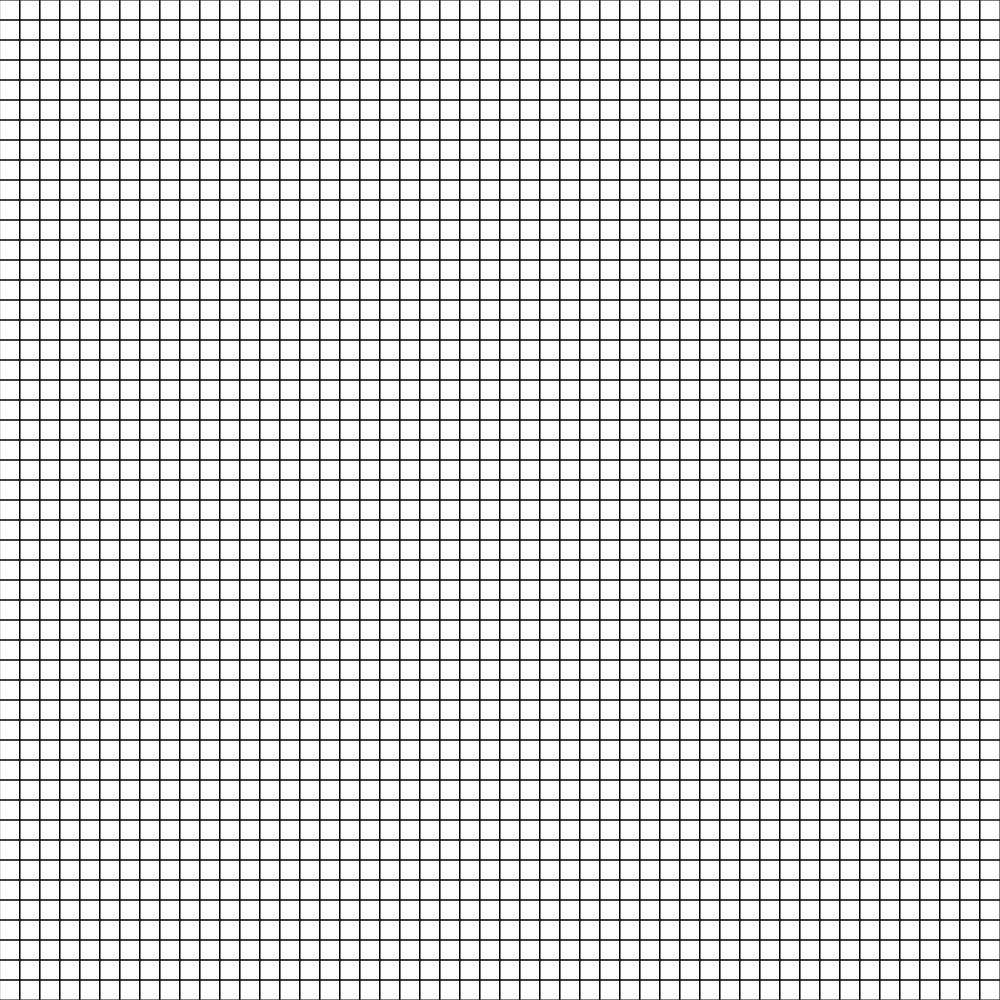
Frame 1 (no input)
Frame 60 (no input): identical to frame 1, image omitted
Frame 120 (the mouse pressed at the canvas centre since frame 60): identical to frame 1, image omitted

The p5.js sketch that drew this single still picture (run headless with seeded random() and noise() and a simulated clock; from frame 60 on, the mouse is pressed at the canvas centre):

// p5.js sketch
// ── sketch.js

let state = "game screen";
let grid, cols, rows;
let w = 20;

let totalMines = 100;


class Cell {
  constructor(i, j, w) {
    this.i = i;
    this.j = j;
    this.x = i * w;
    this.y = j * w;
    this.w = w;
    this.neighbourCount = 0;

    this.mine = false;
    this.revealed = false;
  }
  show() {
    stroke(0);
    noFill();
    square(this.x, this.y, this.w);

    if (this.revealed) {

      if (this.mine) {
        fill(0);
        circle(this.x + this.w / 2, this.y + this.w / 2, this.w / 2);
      }

      else {
        fill(137);
        square(this.x, this.y, this.w);

        if (this.neighbourCount > 0) {
          textAlign(CENTER);
          fill(0);
          text(this.neighbourCount, this.x + this.w / 2, this.y + this.w / 2 + 4);

        }
      }
    }
  }
  cellContains(x, y) {
    return x > this.x && x < this.x + this.w && y > this.y && y < this.y + this.w;
  }
  reveal() {
    this.revealed = true;
    if (this.neighbourCount === 0) {
      // flood fill
      this.floodFill();
    }
  }
  floodFill() {
    for (let yOffset = -1; yOffset <= 1; yOffset++) {
      for (let xOffset = -1; xOffset <= 1; xOffset++) {
        let y = this.i + yOffset;
        let x = this.j + xOffset;
        if (y > -1 && y < rows && x > -1 && x < cols) {
          let neighbour = grid[y][x];
          if (!neighbour.mine && !neighbour.revealed) {
            neighbour.reveal();
          }
        }
      }
    }

  }
  countMines() {
    if (this.mine) {
      // Irrelevant 
      this.neighbourCount = -1;
      return;
    }

    let total = 0;
    for (let yOffset = -1; yOffset <= 1; yOffset++) {
      for (let xOffset = -1; xOffset <= 1; xOffset++) {
        let y = this.i + yOffset;
        let x = this.j + xOffset;
        if (y > -1 && y < rows && x > -1 && x < cols) {
          let neighbour = grid[y][x];
          if (neighbour.mine) {
            total++;
          }
        }
      }
    }
    this.neighbourCount = total;
  }
}

function preload() {}

function setup() {
  if (windowWidth < windowHeight) {
    createCanvas(windowWidth, windowWidth);
  }
  else {
    createCanvas(windowHeight, windowHeight);
  }
  
  cols = Math.floor(width / w);
  rows = Math.floor(height / w);
  grid = generateGrid(cols, rows);

  for (let y = 0; y < rows; y++) {
    for (let x = 0; x < cols; x++) {
      grid[y][x] = new Cell(y, x, w);
    }
  }

  // Pick totalMines Spot
  let options = [];
  for (let i = 0; i < rows; i++) {
    for (let j = 0; j < cols; j++) {
      options.push([i,j]);
    }
  }


  for (let n = 0; n < totalMines; n++) {
    let index = Math.floor(random(options.length));
    let choice = options[index];  
    let i = choice[0];
    let j = choice[1];
    // Deletes the cell to prevent a mine from appearing twice in the same cell
    options.splice(index,1);

    grid[i][j].mine = true;

  }

  for (let y = 0; y < rows; y++) {
    for (let x = 0; x < cols; x++) {
      grid[y][x].countMines();
    }
  }
  
}

function draw() {
  determineState();
}

function determineState() {
  if (state === "start screen") {
    startScreen();
  }
  else if (state === "game screen") {
    gameScreen();
  }
}

function startScreen() {

}

function gameLost() {
  for (let y = 0; y < rows; y++) {
    for (let x = 0; x < cols; x++) {
      grid[y][x].revealed = true;
    }
  }
  gameLostText();
}

function gameLostText() {
  
}

function mousePressed() {
  for (let y = 0; y < rows; y++) {
    for (let x = 0; x < cols; x++) {
      if (grid[y][x].cellContains(mouseX,mouseY)) {
        grid[y][x].reveal();

        if (grid[y][x].mine) {
          gameLost();
        }
      }
    }
  }
}

function gameScreen() {
  background(255);
  for (let y = 0; y < rows; y++) {
    for (let x = 0; x < cols; x++) {
      grid[y][x].show();
    }
  }
}

function generateGrid(cols, rows) {
  let emptyArray = new Array(rows);
  for (let i = 0; i < emptyArray.length; i++) {
    emptyArray[i] = new Array(cols);
  }
  return emptyArray;
}
// ── style.css
html, body {
  margin: 0;
  padding-left: 16vw;
  background: lightblue;
  
}

canvas {
  display: block;
}


h1 {
  padding-left: 9vw;
  padding-right: 9vw;
  color: black;
  font-size: 40px;
  font-family: "Permanent Marker";
}

h3 {
  font-family: 'Trebuchet MS', 'Lucida Sans Unicode', 'Lucida Grande', 'Lucida Sans', Arial, sans-serif;
  margin-bottom: 10px;
  margin-top: 0px;
}
